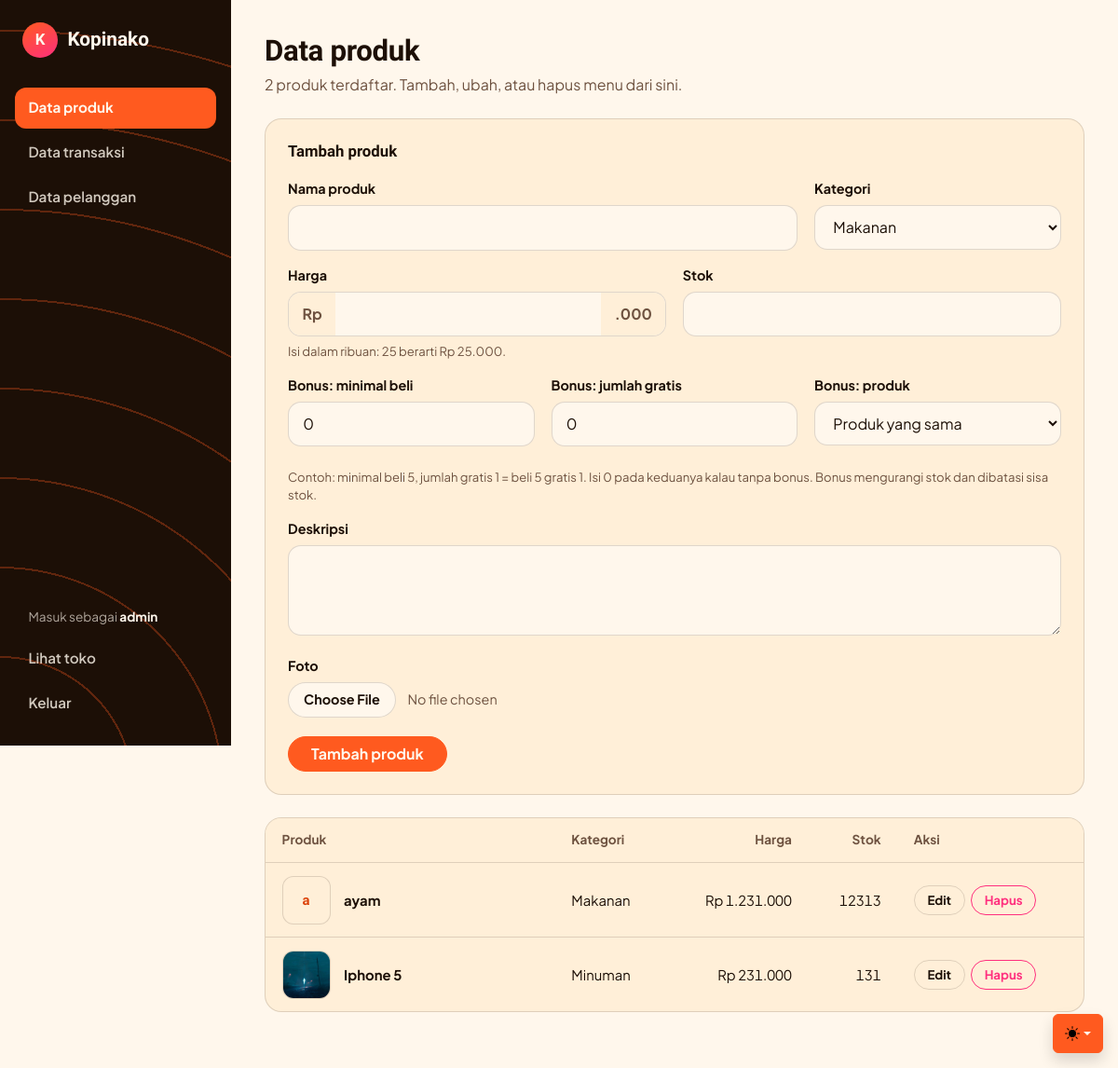
The page /umkm/dashboard.php (signed in) on the database its author committed.
### tables this page shows
CREATE TABLE `tb_produk` (
  `id` int NOT NULL,
  `nama` varchar(250) NOT NULL,
  `harga` int NOT NULL,
  `stok` int NOT NULL,
  `foto` text,
  `id_kategori` int NOT NULL,
  `deskripsi` text NOT NULL,
  `bonus_minimal` int NOT NULL DEFAULT '0',
  `bonus_jumlah` int NOT NULL DEFAULT '0',
  `bonus_id_produk` int DEFAULT NULL
);

CREATE TABLE `tb_kategori` (
  `id_kategori` int NOT NULL,
  `nama_kategori` varchar(255) NOT NULL
);

### umkm/dashboard.php (the view, shortened to what this page needs)
<?php
include "config.php";
$menu = $_GET['menu'] ?? 'produk';
if (isset($_GET['aksi'])) {
    $aksi = $_GET['aksi'];
} else {
    $aksi = "";
}
?>
<?php
$jmlProduk    = (int) mysqli_fetch_row(mysqli_query($config, "SELECT COUNT(*) FROM tb_produk"))[0];
$jmlTransaksi = (int) mysqli_fetch_row(mysqli_query($config, "SELECT COUNT(*) FROM tb_transaksi"))[0];
$jmlPelanggan = (int) mysqli_fetch_row(mysqli_query($config, "SELECT COUNT(*) FROM tb_user WHERE role = 'pelanggan'"))[0];
$judul = ['produk' => 'Data produk', 'transaksi' => 'Data transaksi', 'pelanggan' => 'Data pelanggan'][$menu];
$subjudul = [
    'produk'    => $jmlProduk . ' produk terdaftar. Tambah, ubah, atau hapus menu dari sini.',
    'transaksi' => $jmlTransaksi . ' transaksi tercatat. Lihat rincian, cetak invoice, atau hapus.',
    'pelanggan' => $jmlPelanggan . ' pelanggan terdaftar. Reset kata sandi kalau pelanggan lupa.',
][$menu];
function fotoProduk($foto)
{
    if (!empty($foto) && file_exists(__DIR__ . "/assets/img/" . $foto)) {
        return "assets/img/" . $foto;
    }
    return null;
}
function hargaRibuan($angka)
{
    return "Rp " . number_format((float) $angka, 0, ',', '.') . ".000";
}
?>
<!doctype html>
<html lang="id" data-bs-theme="auto">
  <head>
    <link href="assets/dist/css/bootstrap.min.css" rel="stylesheet" />
    <link href="home.css?v=<?= filemtime(__DIR__ . '/home.css') ?>" rel="stylesheet" />
    <link href="admin.css?v=<?= filemtime(__DIR__ . '/admin.css') ?>" rel="stylesheet" />
  </head>
  <body class="ad">
    <div class="dropdown position-fixed bottom-0 end-0 mb-3 me-3 bd-mode-toggle">
      <button
        class="btn btn-bd-brand py-2 dropdown-toggle d-flex align-items-center shadow"
        id="bd-theme"
        type="button"
        aria-expanded="false"
        data-bs-toggle="dropdown"
        aria-label="Ganti tema (auto)"
      >
        <svg class="bi my-1 theme-icon-active" aria-hidden="true"><use href="#circle-half"></use></svg>
      </button>
    </div>
    <div class="ad-shell">
      <aside class="ad-side">
        <a class="kn-brand ad-brand" href="dashboard.php">
          <span class="kn-brand-mark" aria-hidden="true">K</span>
          Kopinako
        </a>
        <nav class="ad-nav" aria-label="Menu admin">
          <a class="ad-link<?= $menu === 'produk' ? ' active' : '' ?>" <?= $menu === 'produk' ? 'aria-current="page"' : '' ?> href="dashboard.php?menu=produk">Data produk</a>
          <a class="ad-link<?= $menu === 'transaksi' ? ' active' : '' ?>" <?= $menu === 'transaksi' ? 'aria-current="page"' : '' ?> href="dashboard.php?menu=transaksi">Data transaksi</a>
          <a class="ad-link<?= $menu === 'pelanggan' ? ' active' : '' ?>" <?= $menu === 'pelanggan' ? 'aria-current="page"' : '' ?> href="dashboard.php?menu=pelanggan">Data pelanggan</a>
        </nav>
        <div class="ad-side-foot">
          <span class="ad-who">Masuk sebagai <strong><?= htmlspecialchars($_SESSION['nama'] ?: $_SESSION['username']) ?></strong></span>
          <a class="ad-link" href="index.php">Lihat toko</a>
          <a class="ad-link" href="logout.php">Keluar</a>
        </div>
      </aside>
      <main class="ad-main">
        <header class="ad-head">
          <h1><?= htmlspecialchars($judul) ?></h1>
          <p><?= htmlspecialchars($subjudul) ?></p>
        </header>
        <?php if ($menu === 'produk'): ?>
          <?php $editing = ($aksi === 'edit' && isset($nama_produk)); ?>
          <section class="ad-panel" aria-labelledby="judulForm">
            <h2 class="ad-panel-title" id="judulForm"><?= $editing ? 'Edit produk' : 'Tambah produk' ?></h2>
            <form
              action="?menu=produk<?= $editing ? '&aksi=edit&id=' . (int) $_GET['id'] : '' ?>"
              method="POST"
              enctype="multipart/form-data"
              class="ad-form"
            >
              <div class="ad-field span-4">
                <label for="nama">Nama produk</label>
                <input type="text" id="nama" name="nama_produk" value="<?= htmlspecialchars($nama_produk ?? '') ?>" required>
              </div>
              <div class="ad-field span-2">
                <label for="inputState">Kategori</label>
                <select id="inputState" name="kategori" required>
                  <?php
                  $result = mysqli_query($config, "SELECT * FROM tb_kategori");
                  while ($list = mysqli_fetch_array($result)) { ?>
                    <option value="<?= (int) $list['id_kategori'] ?>" <?= (isset($kategori) && (int) $kategori === (int) $list['id_kategori']) ? 'selected' : '' ?>>
                      <?= htmlspecialchars($list['nama_kategori']) ?>
                    </option>
                  <?php } ?>
                </select>
              </div>
              <div class="ad-field span-3">
                <label for="harga">Harga</label>
                <div class="ad-affix">
                  <span>Rp</span>
                  <input type="number" id="harga" name="harga" min="0" value="<?= htmlspecialchars((string) ($harga ?? '')) ?>" aria-describedby="hintHarga" required>
                  <span>.000</span>
                </div>
                <p class="ad-hint" id="hintHarga">Isi dalam ribuan: 25 berarti Rp 25.000.</p>
              </div>
              <div class="ad-field span-3">
                <label for="stok">Stok</label>
                <input type="number" id="stok" name="stok" min="0" value="<?= htmlspecialchars((string) ($stok ?? '')) ?>" required>
              </div>
              <div class="ad-field span-2">
                <label for="bonus_minimal">Bonus: minimal beli</label>
                <input type="number" id="bonus_minimal" name="bonus_minimal" min="0" value="<?= htmlspecialchars((string) ($bonus_minimal ?? '0')) ?>" aria-describedby="hintBonus">
              </div>
              <div class="ad-field span-2">
                <label for="bonus_jumlah">Bonus: jumlah gratis</label>
                <input type="number" id="bonus_jumlah" name="bonus_jumlah" min="0" value="<?= htmlspecialchars((string) ($bonus_jumlah ?? '0')) ?>">
              </div>
              <div class="ad-field span-2">
                <label for="bonus_produk">Bonus: produk</label>
                <select id="bonus_produk" name="bonus_produk">
                  <option value="">Produk yang sama</option>
                </select>
              </div>
              <p class="ad-hint span-6" id="hintBonus">Contoh: minimal beli 5, jumlah gratis 1 = beli 5 gratis 1. Isi 0 pada keduanya kalau tanpa bonus. Bonus mengurangi stok dan dibatasi sisa stok.</p>
              <div class="ad-field span-6">
                <label for="deskripsi">Deskripsi</label>
                <textarea id="deskripsi" name="deskripsi" rows="3"><?= htmlspecialchars($deskripsi ?? '') ?></textarea>
              </div>
              <div class="ad-field span-6">
                <label for="foto"><?= $editing ? 'Ganti foto' : 'Foto' ?></label>
                <div class="ad-file">
                  <input type="file" id="foto" name="foto" accept="image/*">
                </div>
              </div>
              <div class="ad-form-actions span-6">
                <button type="submit" name="tambah" class="btn btn-caramel px-4"><?= $editing ? 'Simpan perubahan' : 'Tambah produk' ?></button>
              </div>
            </form>
          </section>
          <section class="ad-panel ad-panel-flush" aria-label="Daftar produk">
            <div class="ad-tablewrap">
              <table class="ad-table">
                <thead>
                  <tr>
                    <th scope="col">Produk</th>
                    <th scope="col">Kategori</th>
                    <th scope="col" class="num">Harga</th>
                    <th scope="col" class="num">Stok</th>
                    <th scope="col">Aksi</th>
                  </tr>
                </thead>
                <tbody>
                  <?php
                  $hasil = mysqli_query($config, "SELECT p.*, k.nama_kategori FROM tb_produk p JOIN tb_kategori k ON p.id_kategori = k.id_kategori ORDER BY p.id DESC");
                  if ($hasil && mysqli_num_rows($hasil) === 0): ?>
                  <?php endif;
                  while ($hasil && ($data = mysqli_fetch_array($hasil))) {
                      $fotoRow = fotoProduk($data['foto']);
                      $stokRow = (int) $data['stok'];
                  ?>
                    <tr>
                      <td>
                        <div class="ad-prod">
                          <?php if ($fotoRow): ?>
                            <img src="<?= htmlspecialchars($fotoRow) ?>" alt="" class="ad-thumb" loading="lazy">
                          <?php else: ?>
                            <span class="ad-thumb ad-thumb-empty" aria-hidden="true"><?= htmlspecialchars(mb_substr($data['nama'], 0, 1)) ?></span>
                          <?php endif; ?>
                          <div>
                            <div class="ad-prod-name"><?= htmlspecialchars($data['nama']) ?></div>
                          </div>
                        </div>
                      </td>
                      <td><?= htmlspecialchars($data['nama_kategori']) ?></td>
                      <td class="num"><?= hargaRibuan($data['harga']) ?></td>
                      <td class="num">
                        <?php if ($stokRow <= 0): ?>
                          <span class="ad-stok ad-stok-low">Habis</span>
                        <?php elseif ($stokRow <= 5): ?>
                          <span class="ad-stok ad-stok-low"><?= $stokRow ?> (menipis)</span>
                        <?php else: ?>
                          <?= $stokRow ?>
                        <?php endif; ?>
                      </td>
                      <td>
                        <div class="ad-actions">
                          <a href="dashboard.php?menu=produk&aksi=edit&id=<?= (int) $data['id'] ?>" class="ad-btn">Edit</a>
                          <a href="dashboard.php?menu=produk&aksi=hapus&id=<?= (int) $data['id'] ?>" class="ad-btn ad-btn-danger" onclick="return confirm('Hapus produk ini?')">Hapus</a>
                        </div>
                      </td>
                    </tr>
                  <?php } ?>
                </tbody>
              </table>
            </div>
          </section>
        <?php endif; ?>
      </main>
    </div>
  </body>
</html>

### umkm/home.css (style rules this page uses)
:root { --kn-paper: #fff7ec; --kn-cream: #ffefd8; --kn-ink: #1c0f06; --kn-ink-soft: #6e5240; --kn-orange: #ff5a1f; --kn-orange-dark: #db4108; --kn-magenta: #ff2f7e; --kn-lime: #d8ff4f; --kn-lime-ink: #2c3300; --kn-line: rgba(28, 15, 6, 0.14); --kn-shadow: 0 22px 48px -24px rgba(219, 65, 8, 0.45); --kn-espresso: #1c0f06; --radius-sm: 6px; --radius-md: 18px; --radius-pill: 999px; }
html, body { background-color: var(--kn-paper); color: var(--kn-ink); }
body { font-family: "Plus Jakarta Sans", "Segoe UI", sans-serif; -webkit-font-smoothing: antialiased; }
a { color: var(--kn-orange-dark); }
.kn-brand { font-family: "Unbounded", sans-serif; font-weight: 700; font-size: 1.3rem; color: var(--kn-ink); display: inline-flex; align-items: center; gap: 0.65rem; }
.kn-brand-mark { width: 38px; height: 38px; border-radius: 999px; display: inline-flex; align-items: center; justify-content: center; flex-shrink: 0; background: linear-gradient(150deg, var(--kn-orange) 0%, var(--kn-magenta) 100%); color: #fff7ec; font-family: "Unbounded", sans-serif; font-weight: 700; font-size: 1.05rem; }
.btn-caramel { background-color: var(--kn-orange); border-color: var(--kn-orange); color: #fff7ec; font-weight: 700; border-radius: var(--radius-pill); }
.btn-bd-brand { --bs-btn-font-weight: 700; --bs-btn-color: #fff7ec; --bs-btn-bg: var(--kn-orange); --bs-btn-border-color: var(--kn-orange); --bs-btn-hover-color: #fff7ec; --bs-btn-hover-bg: var(--kn-orange-dark); --bs-btn-hover-border-color: var(--kn-orange-dark); --bs-btn-focus-shadow-rgb: 255, 90, 31; --bs-btn-active-bg: var(--kn-orange-dark); --bs-btn-active-border-color: var(--kn-orange-dark); }
.bd-mode-toggle { z-index: 1500; }
.bd-mode-toggle .bi { width: 1em; height: 1em; }

### rows shown on the page
tb_produk: nama "a", nama "ayam", id_kategori.nama_kategori "Makanan", harga "Rp 1.231.000", stok "12313"
tb_produk: foto (picture), nama "Iphone 5", id_kategori.nama_kategori "Minuman", harga "Rp 231.000", stok "131"

### other values the page prints
$_SESSION['nama'] ?: $_SESSION['username'] "admin"
$judul "Data produk"
$subjudul "2 produk terdaftar. Tambah, ubah, atau hapus menu dari sini."
form field kategori "Makanan"
